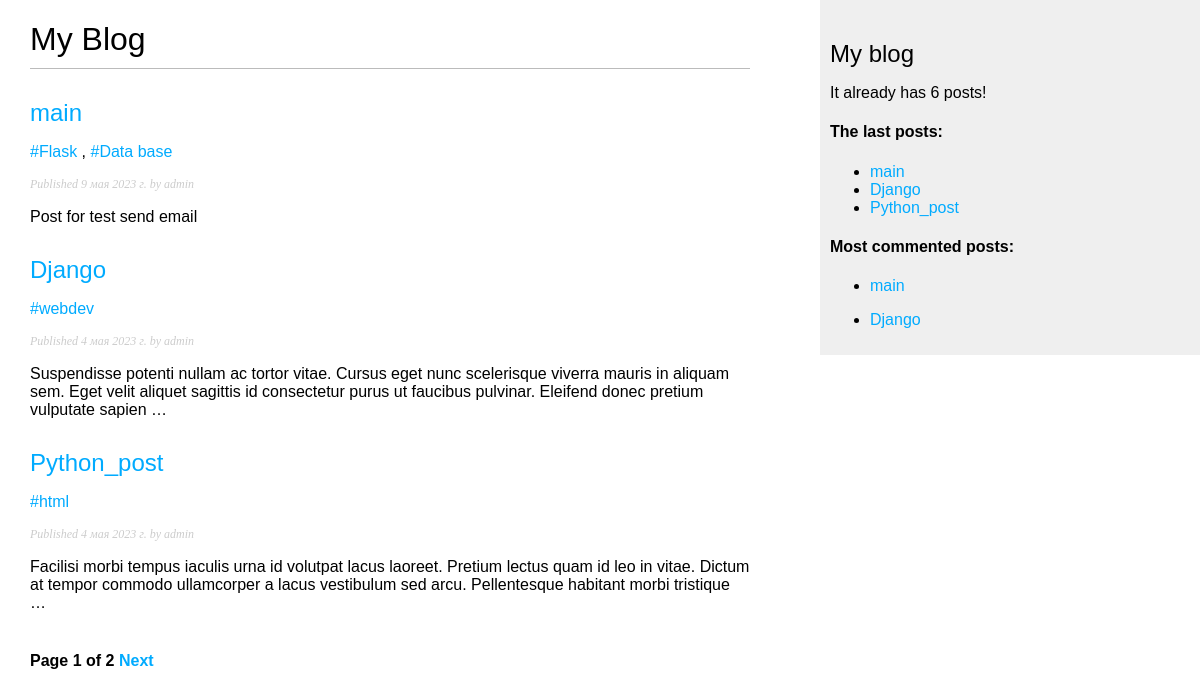
The app's page /, older data.
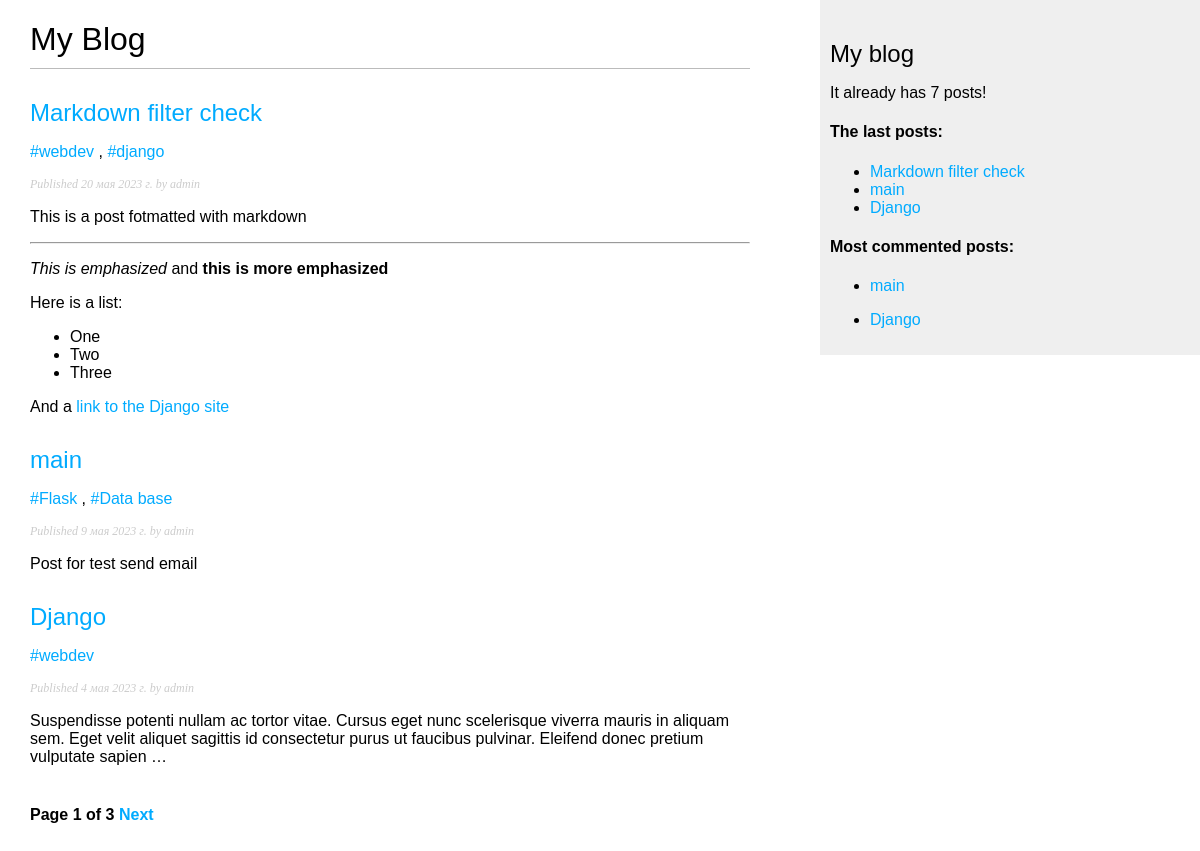
The same page, newer data.
### blog/models.py (models this page shows, shortened)
class Post(models.Model):
    STATUS_CHOICES = (
        ("draft", "Draft"),
        ("published", "Published"),
    )
    title = models.CharField("Заголовок", max_length=250)
    slug = models.SlugField("Слаг", max_length=100, unique_for_date="published_date")
    author = models.ForeignKey(User, on_delete=models.CASCADE, related_name="blog_post", verbose_name="Автор")
    text = models.TextField("Текст")
    published_date = models.DateField("Дата публикации", default=timezone.now())
    created_date = models.DateField("Дата создания", auto_now_add=True)
    updated_date = models.DateField("Дата обновления", auto_now=True)
    status = models.CharField("Статус", max_length=10, choices=STATUS_CHOICES, default="draft")
    tags = TaggableManager()
    objects = models.Manager()
    published = PublishedManager()
    def get_absolute_url(self):
        return reverse("post_detail",
                       args=[
                           self.published_date.year,
                           self.published_date.month,
                           self.published_date.day,
                           self.slug,
                       ])
    class Meta:
        ordering = ("-published_date",)

### blog/views.py (the view)
# urls.py: path("", post_list, name="post_list"),
def post_list(request, tag_slug=None):
    object_list = Post.published.all()
    tag = None
    if tag_slug:
        tag = get_object_or_404(Tag, slug=tag_slug)
        object_list = object_list.filter(tags__in=[tag])
    paginator = Paginator(object_list, 3)
    page = request.GET.get('page')
    try:
        posts = paginator.page(page)
    except PageNotAnInteger:
        posts = paginator.page(1)
    except EmptyPage:
        posts = paginator.page(paginator.num_pages)
    context = {
        "page": page,
        "posts": posts,
        "tag": tag,
    }
    return render(request, "blog/post_list.html", context)

### blog/models.py (called while the page is built)
    def get_queryset(self):
        return super().get_queryset().filter(status="published")

### blog/templatetags/blog_tags.py (called while the page is built)
@register.simple_tag(name="count_tags")
def total_posts():
    return Post.published.count()

@register.simple_tag()
def most_commented_posts(count=2):
    return Post.published.annotate(total_comments=Count("comments")).order_by("-total_comments")[:count]

@register.inclusion_tag("blog/latest_posts.html")
def display_the_latest_posts(count=3):
    latest_posts = Post.published.all().order_by("-published_date")[:count]
    return {"latest_posts": latest_posts}

@register.filter(name='markdown')
def markdown_format(text):
    return mark_safe(markdown.markdown(text))

### blog/templates/blog/post_list.html (shortened to what this page needs)
{% extends 'blog/base.html' %}
{% load blog_tags %}
{% block content %}
<h1>My Blog</h1>
{% for post in posts %}
    <h2><a href="{{ post.get_absolute_url }}">{{ post.title }}</a></h2>
    <p class="tags">
        {% for tag in post.tags.all %}
            {% if tag %}
                <a href="{% url 'post_list_by_tag' tag.slug %}">#{{ tag.name }}</a>
                {% if not forloop.last %}, {% endif %}
            {% else %} There is no tag...
            {% endif %}
        {% endfor %}
    </p>
    <p class="date">Published {{ post.published_date }} by {{ post.author }}</p>
    {{ post.text|markdown|truncatewords_html:30 }}
{% endfor %}
{% include "blog/pagination.html" with page=posts %}
{% endblock content %}

### blog/templates/blog/base.html (shortened to what this page needs)
{% load static %}
{% load blog_tags %}
<!DOCTYPE html>
<html>
<head>
  <link href="{% static 'blog/css/blog.css' %}" rel="stylesheet">
</head>
<body>
  <div id="content">
    {% block content %}
    {% endblock %}
  </div>
  <div id="sidebar">
    <h2>My blog</h2>
    <p>It already has {% count_tags %} posts!</p>
    <h4>The last posts:</h4>
    {% display_the_latest_posts %}
    <h4>Most commented posts:</h4>
    {% most_commented_posts as mc_posts %}
    <ul>
      {% for post in mc_posts %}
        <li><p><a href="{{ post.get_absolute_url }}">{{ post.title }}</a></p></li>
      {% endfor %}
    </ul>
  </div>
</body>
</html>

### blog/templates/blog/pagination.html (shortened to what this page needs)
<div class="pagination">
  <span class="step-links">
    <span class="current">
        Page {{ page.number }} of {{ page.paginator.num_pages }}
    </span>
    {% if page.has_next %}
      <a href="?page={{ page.next_page_number }}">Next</a>
    {% endif %}
  </span>
</div>

### blog/templates/blog/latest_posts.html
<ul>
    {% for post in latest_posts %}
        <li><a href="{{ post.get_absolute_url }}">{{ post.title }}</a></li>
    {% endfor %}
</ul>

### blog/static/blog/css/blog.css (style rules this page uses)
body { margin:0; padding:0; font-family:helvetica, sans-serif; }
a { color:#00abff; text-decoration:none; }
h1 { font-weight:normal; border-bottom:1px solid #bbb; padding:0 0 10px 0; }
h2 { font-weight:normal; margin:30px 0 0; }
#content { float:left; width:60%; padding:0 0 0 30px; }
#sidebar { float:right; width:30%; padding:10px; background:#efefef; height:100%; }
p.date { color:#ccc; font-family: georgia, serif; font-size: 12px; font-style: italic; }
.pagination { margin:40px 0; font-weight:bold; }

Row changes from the older to the newer data that the page shows:
no longer on this page (row unchanged): Post: title "Python_post", published_date "4 мая 2023 г.", author "admin", text "Facilisi morbi tempus iaculis urna id volutpat lacus laoreet. Pretium lectus quam id leo in vitae. Dictum at tempor commodo ullamcorper a lacus vestibulum sed arcu. Pellentesque habitant morbi tristique …"
no longer on this page (row unchanged): Tag: name "html", shown under "Python_post"
added Post: title "Markdown filter check", published_date "20 мая 2023 г.", author "admin", text "This is a post fotmatted with markdown This is emphasized and this is more emphasized Here is a list: One Two Three And a link to the Django site", Tag (name "webdev")
added Tag: name "django", shown under "Markdown filter check"
Text that changed along with them:
{{ page.paginator.num_pages }}: "2" → "3"
text no longer shown: "6"
text now shown: "7"
